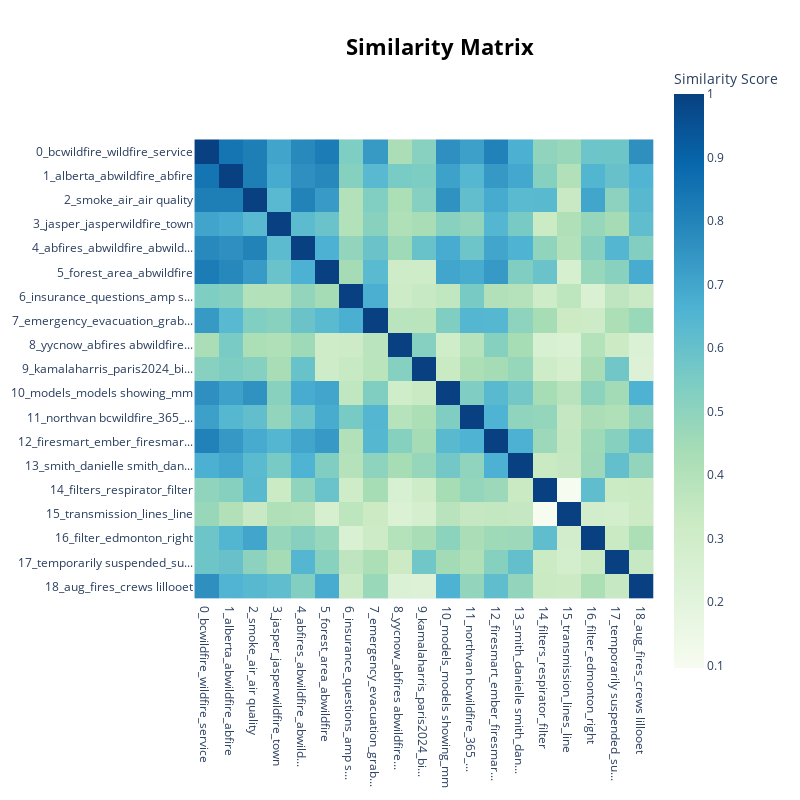

Notebook source saved alongside this figure:
### Code cell
topic_model.visualize_heatmap()

### Figure 1 — Plotly figure (JSON) as saved in the notebook; plotly's stock layout.template omitted (floating-point values rounded to 4 significant figures; data arrays with more than 128 entries replaced by an {"elided": "..."} marker saying what was removed)
{"data": [{"coloraxis": "coloraxis", "hovertemplate": "x: %{x}<br>y: %{y}<br>Similarity Score: %{z}<extra></extra>", "name": "0", "type": "heatmap", "x": ["0_bcwildfire_wildfire_service", "1_alberta_abwildfire_abfire", "2_smoke_air_air quality", "3_jasper_jasperwildfire_town", "4_abfires_abwildfire_abwild...", "5_forest_area_abwildfire", "6_insurance_questions_amp s...", "7_emergency_evacuation_grab...", "8_yycnow_abfires abwildfire...", "9_kamalaharris_paris2024_bi...", "10_models_models showing_mm", "11_northvan bcwildfire_365_...", "12_firesmart_ember_firesmar...", "13_smith_danielle smith_dan...", "14_filters_respirator_filter", "15_transmission_lines_line", "16_filter_edmonton_right", "17_temporarily suspended_su...", "18_aug_fires_crews lillooet"], "xaxis": "x", "y": ["0_bcwildfire_wildfire_service", "1_alberta_abwildfire_abfire", "2_smoke_air_air quality", "3_jasper_jasperwildfire_town", "4_abfires_abwildfire_abwild...", "5_forest_area_abwildfire", "6_insurance_questions_amp s...", "7_emergency_evacuation_grab...", "8_yycnow_abfires abwildfire...", "9_kamalaharris_paris2024_bi...", "10_models_models showing_mm", "11_northvan bcwildfire_365_...", "12_firesmart_ember_firesmar...", "13_smith_danielle smith_dan...", "14_filters_respirator_filter", "15_transmission_lines_line", "16_filter_edmonton_right", "17_temporarily suspended_su...", "18_aug_fires_crews lillooet"], "yaxis": "y", "z": {"elided": "19x19 float values"}}], "layout": {"coloraxis": {"colorbar": {"title": {"text": "Similarity Score"}}, "colorscale": [[0, "rgb(247,252,240)"], [0.125, "rgb(224,243,219)"], [0.25, "rgb(204,235,197)"], [0.375, "rgb(168,221,181)"], [0.5, "rgb(123,204,196)"], [0.625, "rgb(78,179,211)"], [0.75, "rgb(43,140,190)"], [0.875, "rgb(8,104,172)"], [1, "rgb(8,64,129)"]]}, "height": 800, "hoverlabel": {"bgcolor": "white", "font": {"family": "Rockwell", "size": 16}}, "legend": {"title": {"text": "Trend"}}, "margin": {"t": 60}, "showlegend": true, "title": {"font": {"color": "Black", "size": 22}, "text": "<b>Similarity Matrix</b>", "x": 0.55, "xanchor": "center", "y": 0.95, "yanchor": "top"}, "width": 800, "xaxis": {"anchor": "y", "constrain": "domain", "domain": [0, 1], "scaleanchor": "y"}, "yaxis": {"anchor": "x", "autorange": "reversed", "constrain": "domain", "domain": [0, 1]}}}
